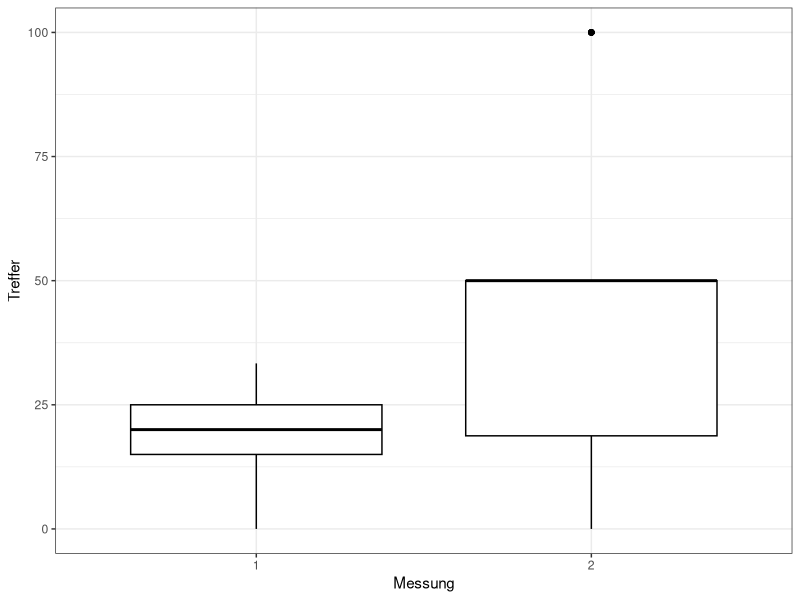
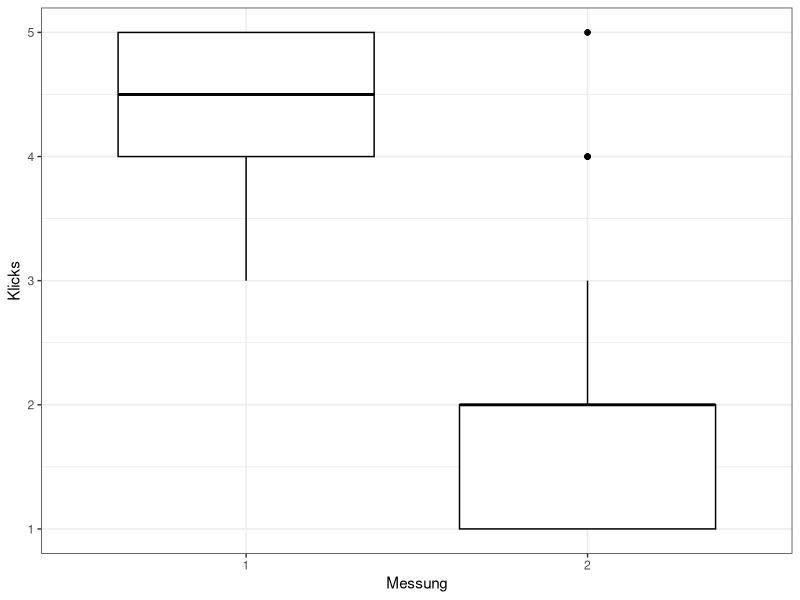

The R source for these figures, in order:

# --- Injected Resiliency Wrapper ---
.auto_mkdir_wrapper <- function(orig_func) {
  function(x, file, ...) {
    if (missing(file)) {
        # Handle cases where file is passed as first arg (x) implicitly
        if (is.character(x)) file <- x
    }
    if (!is.null(file) && is.character(file)) {
      dir_path <- dirname(file)
      if (!dir.exists(dir_path)) {
        dir.create(dir_path, recursive = TRUE, showWarnings = FALSE)
      }
    }
    orig_func(x, file, ...)
  }
}

.auto_read_wrapper <- function(orig_func) {
  function(file, ...) {
    # Ensure we use the explicit utils:: function to avoid recursion
    orig_func(file, ..., fileEncoding = "UTF-8-BOM")
  }
}

# Apply wrappers using explicit namespaces
read.csv   <- .auto_read_wrapper(utils::read.csv)
read.csv2  <- .auto_read_wrapper(utils::read.csv2)

write.csv  <- .auto_mkdir_wrapper(utils::write.csv)
write.csv2 <- .auto_mkdir_wrapper(utils::write.csv2)
saveRDS    <- .auto_mkdir_wrapper(base::saveRDS)
# --- End Injection ---

auto_mkdir_wrapper <- function(orig_func) {
  function(x, file, ...) {
    if (is.character(file)) {
      dir_path <- dirname(file)
      if (!dir.exists(dir_path)) {
        dir.create(dir_path, recursive = TRUE, showWarnings = FALSE)
      }
    }
    orig_func(x, file, ...)
  }
}

auto_read_wrapper <- function(orig_func) {
  function(file, ...) {
    orig_func(file, ..., fileEncoding = "UTF-8-BOM")
  }
}

read.csv <- auto_read_wrapper(utils::read.csv)
read.csv2 <- auto_read_wrapper(utils::read.csv2)

write.csv <- auto_mkdir_wrapper(utils::write.csv)
write.csv2 <- auto_mkdir_wrapper(utils::write.csv2)
saveRDS <- auto_mkdir_wrapper(base::saveRDS)

################################################################################
# Dieser Syntax gehört zu:
#
# Zellner, J., Ebenbeck, N., Gebhardt, M. (2024).
# Entwicklung digitaler Simulationsspiele mit integrierten Entscheidungsbäumen
# zur Förderung der diagnostischen Entscheidungskompetenzen in der
# sonderpädagogischen Lehrkräfteausbildung
#
# Kontakt: Judith Zellner (judith.zellner@edu.lmu.de)
#
# Letzte Änderung: 20.02.2024
################################################################################
# 1. Pakete und Daten ####
library(tidyverse) # Pakete einladen
getwd()
data <- read.csv2("simulationsspiele.csv") # Daten einladen
colnames(data)
# 2. Datenaufbereitung ####
data_2 <- data %>%
  # NA zu 0
  mutate_all(~ coalesce(na_if(., NA), 0)) %>%
  # Auswahl der beiden Lernspiele
  select(c("game1", "game2")) %>%
  # Anzahl an ausgewählten Tests
  mutate(n_tests_1 = nchar(game1), n_tests_2 = nchar(game2)) %>%
  # Position passender Test
  mutate(
    pos_test_1 = str_locate(game1, "4")[, 1],
    pos_test_2 = str_locate(game2, "4")[, 1]
  ) %>%
  # Passender Test als erstes?
  mutate(
    first_test_1 = ifelse(substr(game1, 1, 1) == "4", 1, 0),
    first_test_2 = ifelse(substr(game2, 1, 1) == "4", 1, 0)
  ) %>%
  # Passender Test als letztes?
  mutate(
    last_test_1 = ifelse(
      substr(game1, n_tests_1, n_tests_1) == "4",
      1,
      0
    ),
    last_test_2 = ifelse(
      substr(game2, n_tests_2, n_tests_2) == "4",
      1,
      0
    )
  )

# 3. Datenanalyse ####

summary(data_2)

sd1 <- sd(data_2$n_tests_1)
sd2 <- sd(data_2$n_tests_2)


# 4. Darstellung der Daten ####

neu <- data_2 %>%
  select(1:2) %>%
  mutate(across(everything(), ~ na_if(., 0))) %>%
  mutate(across(everything(), as.character)) %>%
  mutate(clicks1 = nchar(game1)) %>%
  mutate(clicks2 = nchar(game2)) %>%
  mutate(correct1 = str_detect(game1, "4")) %>%
  mutate(correct2 = str_detect(game2, "4"))


a <- neu %>%
  select(clicks1, clicks2, correct1, correct2) %>%
  pivot_longer(
    cols = c(clicks1, clicks2),
    names_to = "Messzeitpunkt",
    values_to = "n"
  ) %>%
  pivot_longer(
    cols = c(correct1, correct2),
    names_to = "Messzeitpunkt2",
    values_to = "n2"
  ) %>%
  mutate(Messung = str_sub(Messzeitpunkt, start = -1)) %>%
  select(-c(Messzeitpunkt, Messzeitpunkt2)) %>%
  mutate(n2 = ifelse(as.character(n2) == TRUE, 1, 0)) %>%
  mutate(Treffer = (n2 / n) * 100)

a <- a %>%
  mutate(Messung = ifelse(Messung == "6", "2", Messung)) %>%
  mutate(Messung = as.factor(Messung))

a <- rename(a, Klicks = n)


# Boxplots aus a

ggplot(data = a, aes(x = Messung, y = Treffer)) +
  geom_boxplot(fill = "white", color = "black") +
  theme_bw()

ggplot(data = a, aes(x = Messung, y = Klicks)) +
  geom_boxplot(fill = "white", color = "black") +
  theme_bw()
